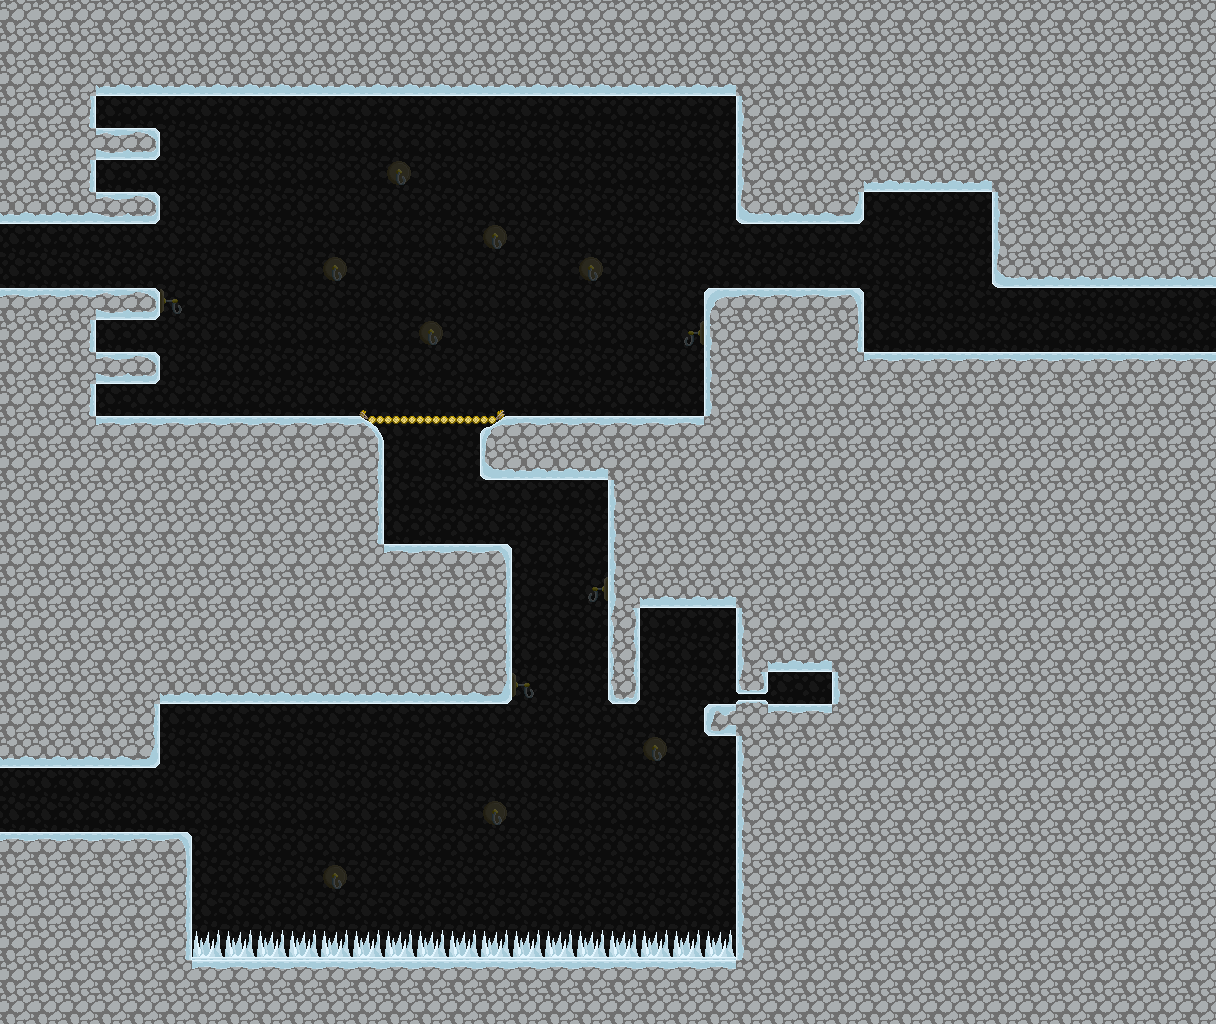

This game map was drawn from its Tiled (.tmx) file and the tilesets committed beside it. A one-line description and the trimmed map source follow:
An orthogonal 38x32 tile map with 32x32 px tiles, 2 tile layers (tilemap, foreground) and 11 objects (4x jadedragon, 3x travelPoint, 2x door, wallbutton, floorbutton).

<map version="1.0" orientation="orthogonal" width="38" height="32" tilewidth="32" tileheight="32">
 <tileset firstgid="1" name="tilemap" tilewidth="32" tileheight="32">
  <image source="gfx/tilemap.png" width="192" height="320" />
 </tileset>
 <layer name="tilemap" width="38" height="32" opacity="0.34">
  <data>[1216 cells, 1216 non-empty, 4 distinct tile ids]</data>
 </layer>
 <layer name="foreground" width="38" height="32">
  <data>[1216 cells, 810 non-empty, 22 distinct tile ids]</data>
 </layer>
 <objectgroup name="objects" width="38" height="32">
  <object type="jadedragon" x="96" y="96" width="32" height="32">
   <properties>
    <property name="delay" value=".25" />
    <property name="interval" value="2" />
   </properties>
  </object>
  <object name="room3-3to1-0" type="travelPoint" x="0" y="224" width="32" height="64">
   <properties>
    <property name="map" value="room1-0" />
    <property name="target" value="room1-0to3-3" />
   </properties>
  </object>
  <object name="room3-3doorOne" type="door" x="480" y="480" width="32" height="64" />
  <object name="room3-3doorOneButton" type="wallbutton" x="800" y="672" width="32" height="32">
   <properties>
    <property name="door" value="room3-3doorOne" />
    <property name="left" value="true" />
   </properties>
  </object>
  <object name="room3-3doorTwo" type="door" x="832" y="224" width="32" height="64" />
  <object name="room3-3doorTwoButton" type="floorbutton" x="896" y="320" width="64" height="32">
   <properties>
    <property name="door" value="room3-3doorTwo" />
   </properties>
  </object>
  <object name="room3-3to4-2" type="travelPoint" x="0" y="768" width="32" height="64">
   <properties>
    <property name="map" value="room4-2" />
    <property name="target" value="room4-2to3-3" />
   </properties>
  </object>
  <object name="room3-3to0-2" type="travelPoint" x="1184" y="288" width="32" height="64">
   <properties>
    <property name="map" value="room0-2" />
    <property name="target" value="room0-2to3-3" />
   </properties>
  </object>
  <object type="jadedragon" x="96" y="384" width="32" height="32">
   <properties>
    <property name="delay" value=".25" />
    <property name="interval" value="2" />
   </properties>
  </object>
  <object type="jadedragon" x="96" y="320" width="32" height="32">
   <properties>
    <property name="delay" value="0" />
    <property name="interval" value="2" />
   </properties>
  </object>
  <object type="jadedragon" x="96" y="160" width="32" height="32">
   <properties>
    <property name="delay" value="0" />
    <property name="interval" value="2" />
   </properties>
  </object>
 </objectgroup>
</map>
